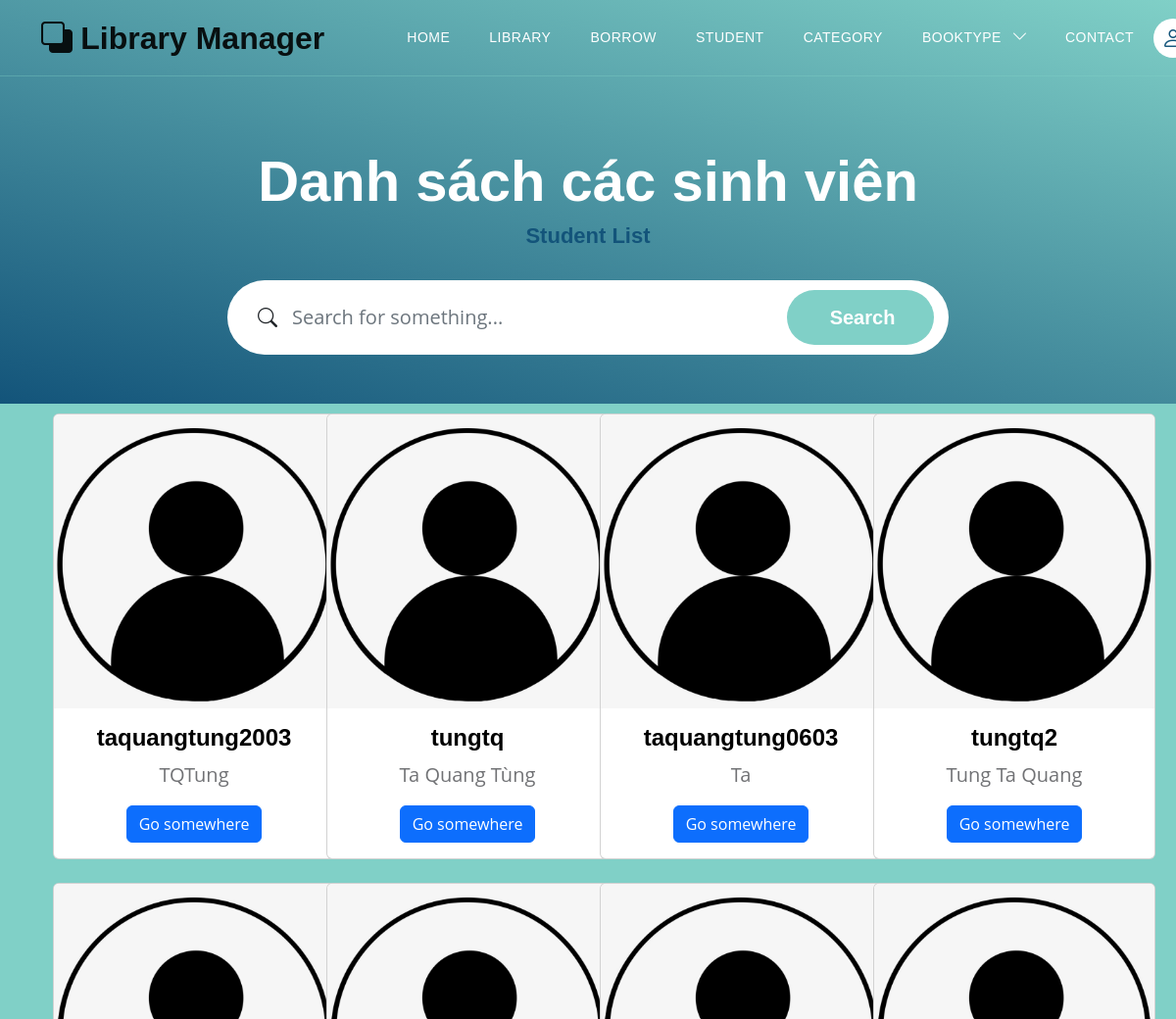
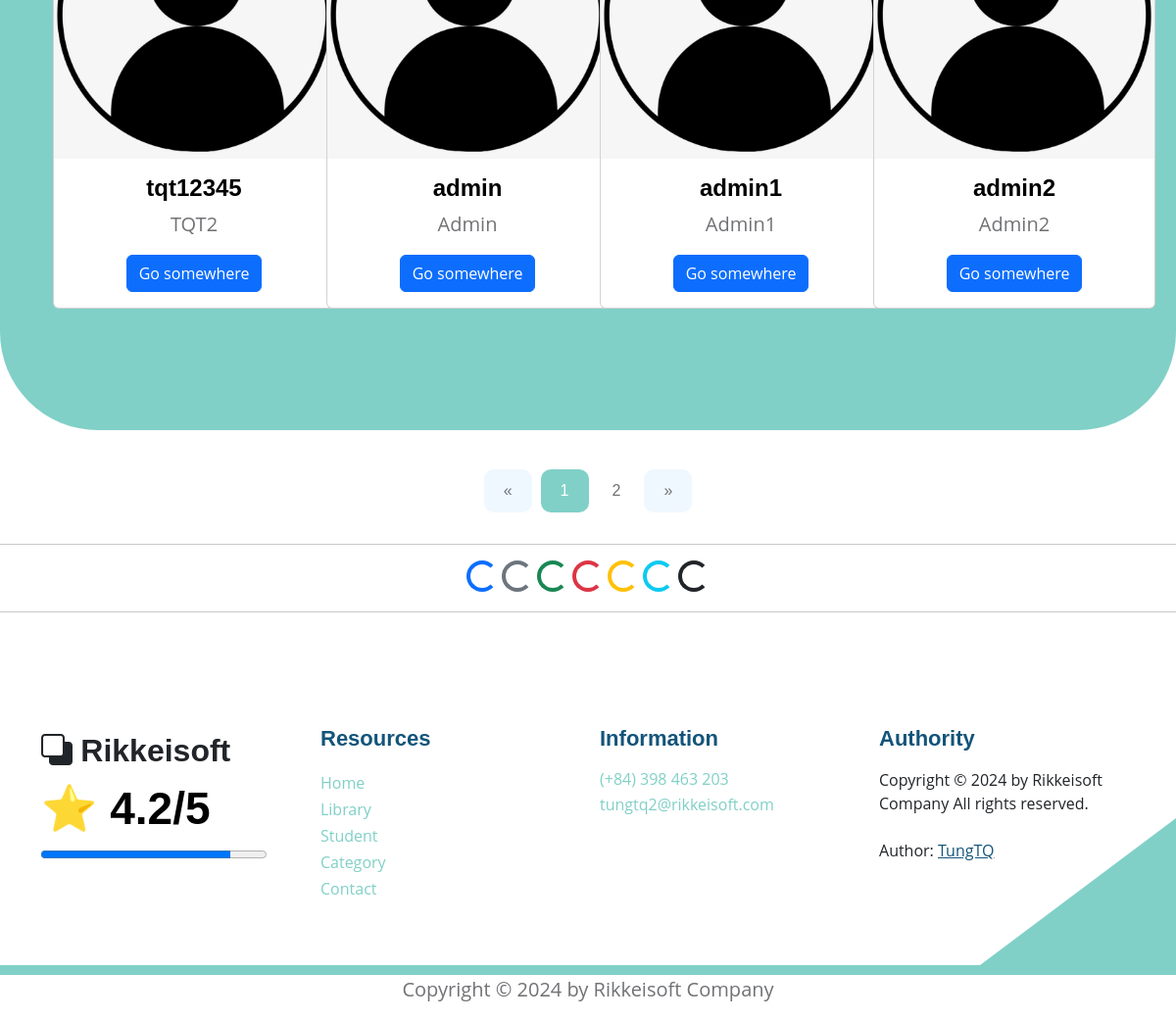
Screenshot of /users with the database file from the repository (2 pictures, top to bottom).
### models.py (models this page shows)
class User(Base):
    __tablename__ = 'users'
    username = Column(String(30), primary_key=True, unique=True, index=True)
    fullname = Column(String(100), index=True)
    email = Column(String(100), index=True)
    password = Column(String(100), index=True)
    role = Column(Integer, index=True)
    delete_flag = Column(Integer, index=True)
    books = relationship("Book", back_populates="user")

### routers/student.py (the view)
@router.get('/users', response_class=HTMLResponse)
async def get_all_users(request: Request, page: int = Query(1, gt=0), page_size: int = Query(8, gt=0), db: Session = Depends(models.get_db)):
    mean_star = function.get_mean_star(db)
    all_category2 = db.query(models.Category).filter(models.Category.delete_flag != 1).all()
    offset = (page - 1) * page_size
    all_users = db.query(models.User).filter(models.User.delete_flag == 0).offset(offset).limit(page_size).all()
    total_users = db.query(models.User).filter(models.User.delete_flag == 0).count()
    total_pages = (total_users + page_size - 1) // page_size    # Tinh tổng số trang sẽ có
    return templates.TemplateResponse("student_list.html", {
        "request": request,
        "all_users": all_users,
        "mean_star": mean_star,
        "page": page,
        "total_users": total_users,
        "total_pages": total_pages,
        "all_category2": all_category2})

### templates/student_list.html (shortened to what this page needs)
{% extends "base.html" %}
{% block content %}
<section class="hero-section d-flex justify-content-center align-items-center" id="section_1"
    style="padding-bottom: 50px;">
    <div class="container">
        <div class="row">
            <div class="col-lg-8 col-12 mx-auto">
                <h1 class="text-white text-center"> Danh sách các sinh viên </h1>
                <h6 class="text-center"> Student List </h6>
                <form action="/users/search_students" method="get" class="custom-form mt-4 pt-2 mb-lg-0 mb-5"
                    role="search">
                    <div class="input-group input-group-lg">
                        <span class="input-group-text bi-search" id="basic-addon1">
                        </span>
                        <input name="searching" type="search" class="form-control" id="searching"
                            placeholder="Search for something..." aria-label="Search">
                        <button type="submit" class="form-control">Search</button>
                    </div>
                </form>
            </div>
        </div>
    </div>
</section>
<section class="featured-section">
    <div class="container">
        <div class="container text-center bg-body-secondary">
            <div style="padding-top: 110px;">
                <div class="row">
                    {% for student in all_users %}
                    <div class="col-md-6 col-lg-4 col-xl-3 mb-4">
                        <div class="card" style="width: 18rem;">
                            <img src="static/images/default_avatar.png" class="card-img-top"
                                alt="https://placehold.co/200x150"
                                style="transition: transform 0.3s ease-in-out, filter 0.3s ease-in-out;"
                                onmouseover="this.style.transform='scale(1.1)'; this.style.filter='brightness(80%)';"
                                onmouseout="this.style.transform='scale(1)'; this.style.filter='brightness(100%)';">
                            <div class="card-body">
                                <h5 class="card-title"> {{student.username}} </h5>
                                <p class="card-text"> {{student.fullname}} </p>
                                {% if request.cookies.get('token') %}
                                <div class="btn-group mt-auto" role="group" aria-label="Button Click">
                                    <a href="users/detail_student?username_choice={{student.username}}" class="btn btn-primary"> Show Infor </a>
                                    <a href="users/get_admin?finded_username={{student.username}}" class="btn btn-warning"> Change Rule </a>
                                </div>
                                {% else %}
                                <a href="users/detail_student?username_choice={{student.username}}" class="btn btn-primary">Go somewhere</a>
                                {% endif %}
                            </div>
                        </div>
                    </div>
                    {% endfor %}
                </div>
            </div>
        </div>
    </div>
</section>
<div style="text-align: center;">
    <nav aria-label="Page navigation example" style="display: inline-block;">
        <ul class="pagination">
            <li class="page-item {% if page == 1 %}disabled{% endif %}">
                <a class="page-link" href="/users?page={{ page - 1 }}" aria-label="Previous">
                    <span aria-hidden="true">&laquo;</span>
                </a>
            </li>
            {% for num in range(1, total_pages + 1) %}
            <li class="page-item {% if num == page %}active{% endif %}">
                <a class="page-link" href="/users?page={{ num }}">{{ num }}</a>
            </li>
            {% endfor %}
            <li class="page-item {% if page == total_pages %}disabled{% endif %}">
                <a class="page-link" href="/users?page={{ page + 1 }}" aria-label="Next">
                    <span aria-hidden="true">&raquo;</span>
                </a>
            </li>
        </ul>
    </nav>
</div>
<hr>
<div style="text-align: center;">
    <div class="spinner-border text-primary" role="status">
    </div>
    <div class="spinner-border text-secondary" role="status">
    </div>
    <div class="spinner-border text-success" role="status">
    </div>
    <div class="spinner-border text-danger" role="status">
    </div>
    <div class="spinner-border text-warning" role="status">
    </div>
    <div class="spinner-border text-info" role="status">
    </div>
    <div class="spinner-border text-dark" role="status">
    </div>
</div>
<hr>
{% endblock content %}

### static/css/templatemo-topic-listing.css (style rules this page uses)
:root { --white-color: #ffffff; --primary-color: #13547a; --secondary-color: #80d0c7; --section-bg-color: #f0f8ff; --custom-btn-bg-color: #80d0c7; --custom-btn-bg-hover-color: #13547a; --dark-color: #000000; --p-color: #717275; --border-color: #7fffd4; --link-hover-color: #13547a; --body-font-family: 'Open Sans', sans-serif; --title-font-family: 'Montserrat', sans-serif; --h1-font-size: 58px; --h2-font-size: 46px; --h3-font-size: 32px; --h4-font-size: 28px; --h5-font-size: 24px; --h6-font-size: 22px; --p-font-size: 20px; --menu-font-size: 14px; --btn-font-size: 18px; --copyright-font-size: 16px; --border-radius-large: 100px; --border-radius-medium: 20px; --border-radius-small: 10px; --font-weight-normal: 400; --font-weight-medium: 500; --font-weight-semibold: 600; --font-weight-bold: 700; }
body { background-color: var(--white-color); font-family: var(--body-font-family); }
h2, h3, h4, h5, h6 { color: var(--dark-color); }
h1, h2, h3, h4, h5, h6 { font-family: var(--title-font-family); font-weight: var(--font-weight-semibold); }
h1 { font-size: var(--h1-font-size); font-weight: var(--font-weight-bold); }
h5 { font-size: var(--h5-font-size); }
h6 { color: var(--primary-color); font-size: var(--h6-font-size); }
p { color: var(--p-color); font-size: var(--p-font-size); font-weight: var(--font-weight-normal); }
ul li { color: var(--p-color); font-size: var(--p-font-size); font-weight: var(--font-weight-normal); }
a, button { touch-action: manipulation; transition: all 0.3s; }
a { display: inline-block; color: var(--primary-color); text-decoration: none; }
.hero-section { background-image: linear-gradient(15deg, #13547a 0%, #80d0c7 100%); position: relative; overflow: hidden; padding-top: 150px; padding-bottom: 150px; }
.hero-section .input-group { background-color: var(--white-color); border-radius: var(--border-radius-large); padding: 10px 15px; }
.hero-section .input-group-text { background-color: transparent; border: 0; }
.hero-section input[type="search"] { border: 0; box-shadow: none; margin-bottom: 0; padding-left: 0; }
.hero-section button[type="submit"] { background-color: var(--primary-color); border: 0; border-radius: var(--border-radius-large) !important; color: var(--white-color); max-width: 150px; }
.featured-section { background-color: var(--secondary-color); border-radius: 0 0 100px 100px; padding-bottom: 100px; }
.featured-section .row { position: relative; bottom: 100px; margin-bottom: -100px; }
.pagination { margin-top: 40px; }
.page-link { border: 0; border-radius: var(--border-radius-small); color: var(--p-color); font-family: var(--title-font-family); margin: 0 5px; padding: 10px 20px; }
.page-item:first-child .page-link { margin-right: 10px; }
.page-item:first-child .page-link, .page-item:last-child .page-link { background-color: var(--section-bg-color); border-radius: var(--border-radius-small); }
.active>.page-link, .page-link.active { background-color: var(--secondary-color); border-color: var(--secondary-color); }
.custom-form .form-control { border-radius: var(--border-radius-large); color: var(--p-color); margin-bottom: 24px; padding-top: 13px; padding-bottom: 13px; padding-left: 20px; outline: none; }
.custom-form button[type="submit"] { background: var(--custom-btn-bg-color); border: none; border-radius: var(--border-radius-large); color: var(--white-color); font-family: var(--title-font-family); font-size: var(--p-font-size); font-weight: var(--font-weight-semibold); transition: all 0.3s; margin-bottom: 0; }

### rows the page displays
User: username "taquangtung2003", fullname "TQTung"
User: username "tungtq", fullname "Ta Quang Tùng"
User: username "taquangtung0603", fullname "Ta"
User: username "tungtq2", fullname "Tung Ta Quang"
User: username "tqt12345", fullname "TQT2"
User: username "admin", fullname "Admin"
User: username "admin1", fullname "Admin1"
User: username "admin2", fullname "Admin2"

### other values shown
{{ num }} "1" "2"
{{ mean_star }} "4.2"
